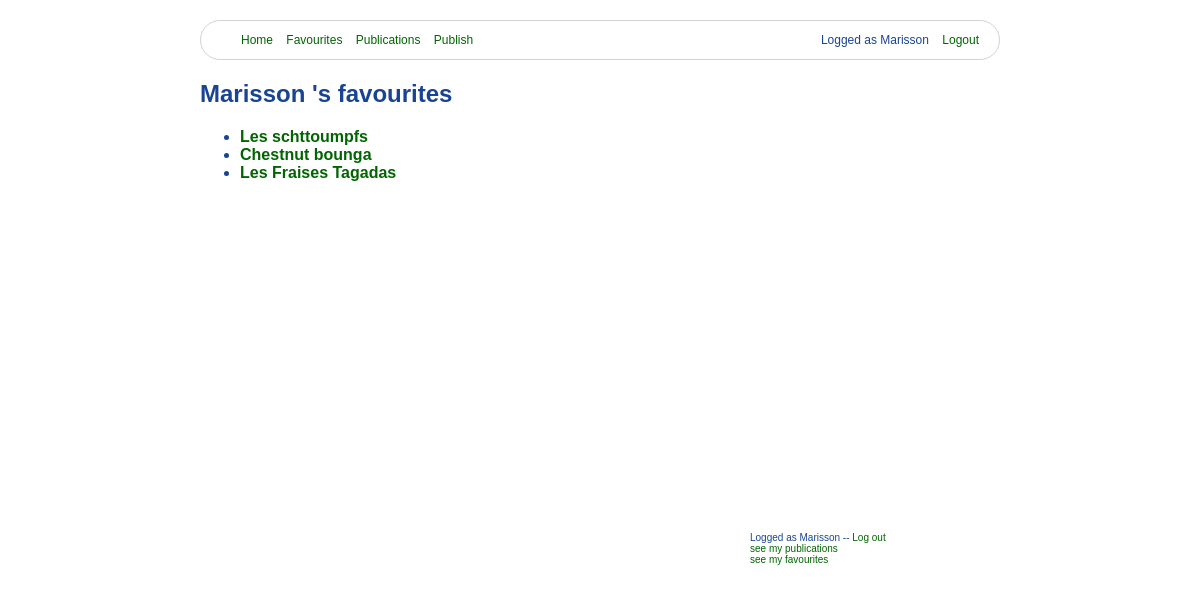
The app's page /favourites/ (signed in) with its own data.
### ex00/models.py (models this page shows, shortened)
class UserFavouriteArticle(models.Model):
    user = models.ForeignKey(User, on_delete=models.CASCADE, null=False)
    article = models.ForeignKey(Article, on_delete=models.CASCADE, null=False)

class Article(models.Model):
    title = models.CharField(max_length=64, null=False)
    author = models.ForeignKey(User, on_delete=models.CASCADE)
    created = models.DateTimeField(auto_now_add=True)
    synopsis = models.CharField(max_length=312, null=False)
    content = models.TextField(null=False)

### ex01/views.py (the view)
# urls.py: path("favourites/", FavouritesView.as_view(), name="favourites"),
@method_decorator(login_required, name='dispatch')
class FavouritesView(ListView):
    template_name = "ex01/favourites.html"
    model = UserFavouriteArticle
    def get_queryset(self):
        return self.model.objects \
               .filter(user=self.request.user)

### ex01/templates/ex01/favourites.html (shortened to what this page needs)
{% extends 'ex00/base.html' %}
{% block content %}
    <h2>{{ user.username }} 's favourites</h2>
    <ul>
        {% for favourite in object_list %}
            <li><a href="{% url 'detail' favourite.article.id %}"><b>{{ favourite.article.title }}</b></a></li>
        {% endfor %}
    </ul>
{% endblock %}

### ex03/templates/ex03/menu.html (shortened to what this page needs)
<nav class="menu">
    <div class="items">
        <ul>
            <li><a href="{% url 'home' %}">Home</a></li>
            {% if user.is_authenticated %}
            <li><a href="{% url 'favourites' %}">Favourites</a></li>
            <li><a href="{% url 'publications' %}">Publications</a></li>
            <li><a href="{% url 'publish' %}">Publish</a></li>
            {% else %}
            <li><a href="{% url 'register' %}">Register</a></li>
            {% endif %}
        </ul>
    </div>
    <div class="log">
        <ul>
            {% if user.is_authenticated %}
            <li>Logged as {{request.user.username}}</li>
            <li><a href="{% url 'logout' %}">Logout</a></li>
            {% endif %}
        </ul>
    </div>
</nav>

### ex01/templates/ex01/login.html
<div style="margin-top: 350px; font-size:10px; margin-left: 550px;">
    {% if user.is_authenticated %}
    <p>Logged as {{ user.username }} -- <a href="{% url 'logout' %}">Log out</a>
    <br/><a href="{% url 'publications' %}">see my publications</a>
    <br/><a href="{% url 'favourites' %}">see my favourites</a>
    </p>
    {% else %}
    <p><a href="{% url 'login' %}">Log in</a>
    {% endif %}
</div>

### ex00/static/ex00/style.css (style rules this page uses)
body { color: rgb(25, 68, 148); font-family: Arial, Helvetica, sans-serif; max-width: 800px; margin: 0 auto; padding: 20px; }
nav { list-style: none; padding: 0; margin: 0; }
nav li { display: inline-block; margin-right: 10px; }
nav li:last-child { margin-right: 0; }
a { text-decoration: none; color:darkgreen; }
nav.menu { font-size:12px; display: flex; justify-content: space-between; align-items: center; border-radius: 30px; border: 1px solid rgb(214, 210, 210); padding-right: 20px; }

### records on screen
UserFavouriteArticle: article "Les schttoumpfs"
UserFavouriteArticle: article "Chestnut bounga"
UserFavouriteArticle: article "Les Fraises Tagadas"

### other values on screen
{{ request.user.username }} "Marisson"
{{ user.username }} "Marisson"
